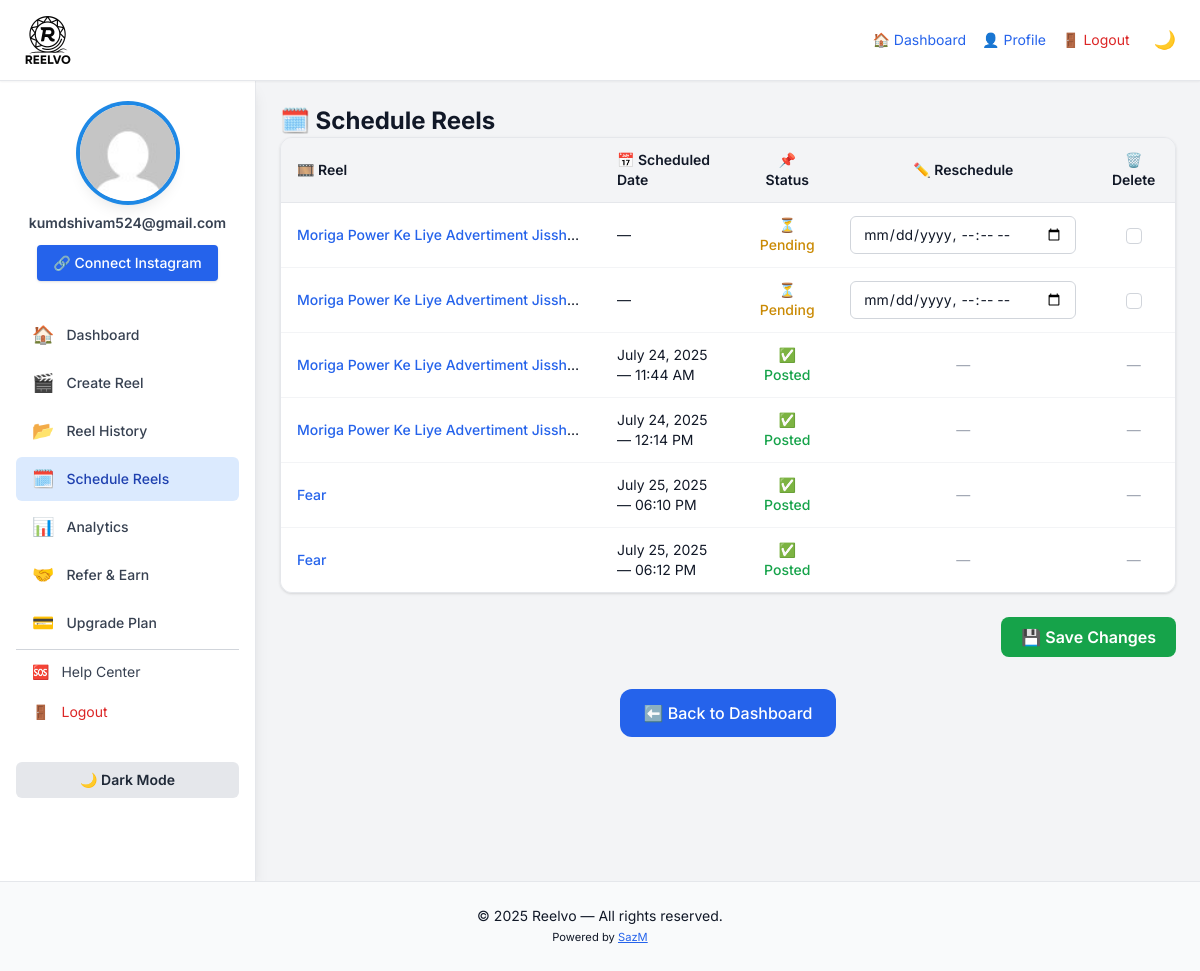
The app's page /schedule (signed in) with its own data.
### models/schedule.py (models this page shows, shortened)
class Schedule(db.Model, TimestampMixin):
    __tablename__ = 'schedules'
    id = db.Column(db.Integer, primary_key=True, autoincrement=True)
    user_id = db.Column(db.Integer, db.ForeignKey('users.id'), nullable=False)
    reel_id = db.Column(db.Integer, db.ForeignKey('reels.id'), nullable=False)
    scheduled_for = db.Column(db.DateTime, nullable=True)
    timezone = db.Column(db.String(50), default='Asia/Kolkata', nullable=False)
    retry_count = db.Column(db.Integer, default=0, nullable=False)
    status = db.Column(db.String(20), default='pending', nullable=False)  # Values: pending/processing/posted/failed
    error_log = db.Column(db.Text)
    __table_args__ = (
        db.CheckConstraint("status IN ('pending', 'processing', 'posted', 'failed')"),
        db.Index('idx_schedule_time', 'scheduled_for'),
        db.Index('idx_schedule_status', 'status'),
        db.Index('idx_schedule_user', 'user_id'),
    )

### routes/schedule.py (the view)
@schedule_bp.route("/schedule", methods=["GET"])
def list_scheduled_jobs_view():
    user_id = get_user_id()
    if not user_id:
        return redirect(url_for("auth.index"))
    schedules = Schedule.query.filter_by(user_id=user_id)\
        .order_by(Schedule.scheduled_for.asc()).all()
    for item in schedules:
        reel = Reel.query.get(item.reel_id)
        item.title = reel.title if reel else "Untitled Reel"
    current_app.logger.debug(
        f"[Schedule] user_id={user_id} loaded {len(schedules)} scheduled items."
    )
    return render_template(
        "schedule.html",
        user_id=user_id,
        scheduled=schedules
    )

### utils/auth_utils.py (called while the page is built)
def get_user_id() -> Optional[int]:
    user = session.get("user")
    return user.get("id") if user else None

### templates/schedule.html (shortened to what this page needs)
{% extends "base.html" %}
{% block heading %}
<span class="inline-flex items-center gap-2 text-2xl font-bold text-gray-900 dark:text-gray-600">
  🗓️ Schedule Reels
</span>
{% endblock %}
{% block content %}
<section class="space-y-8" role="region" aria-label="Scheduled Reels Section">
  {% if scheduled and scheduled|length > 0 %}
  <form method="post"
        action="{{ url_for('schedule.update_schedule') }}"
        aria-label="Scheduled Reels Management Form">
    <div class="overflow-x-auto border border-gray-200 dark:border-gray-700 rounded-xl shadow">
      <table class="min-w-full divide-y divide-gray-200 dark:divide-gray-700 text-sm text-gray-900 dark:text-gray-100">
        <thead class="bg-gray-100 dark:bg-gray-800">
          <tr class="text-left">
            <th class="px-4 py-3 font-semibold">🎞️ Reel</th>
            <th class="px-4 py-3 font-semibold">📅 Scheduled Date</th>
            <th class="px-4 py-3 font-semibold text-center">📌 Status</th>
            <th class="px-4 py-3 font-semibold text-center">✏️ Reschedule</th>
            <th class="px-4 py-3 font-semibold text-center">🗑️ Delete</th>
          </tr>
        </thead>
        <tbody class="divide-y divide-gray-100 dark:divide-gray-800 bg-white dark:bg-gray-900">
          {% for item in scheduled %}
          <tr class="hover:bg-gray-50 dark:hover:bg-gray-800 transition">
            <td class="px-4 py-3 max-w-xs truncate" title="{{ item.title }}">
              <span class="text-blue-600 dark:text-blue-400 font-medium">{{ item.title }}</span>
            </td>
            <td class="px-4 py-3">
              {% if item.scheduled_for %}
                {{ item.scheduled_for.strftime('%B %d, %Y — %I:%M %p') }}
              {% else %}
                —
              {% endif %}
            </td>
            <td class="px-4 py-3 text-center">
              {% if item.status == 'posted' %}
                <span class="inline-flex items-center gap-1 text-green-600 dark:text-green-400 font-medium">
                  ✅ Posted
                </span>
              {% elif item.status == 'failed' %}
                <span class="inline-flex items-center gap-1 text-red-600 dark:text-red-400 font-medium">
                  ❌ Failed
                </span>
              {% elif item.status == 'processing' %}
                <span class="inline-flex items-center gap-1 text-blue-600 dark:text-blue-400 font-medium">
                  🔄 Processing
                </span>
              {% else %}
                <span class="inline-flex items-center gap-1 text-yellow-600 dark:text-yellow-400 font-medium">
                  ⏳ Pending
                </span>
              {% endif %}
            </td>
            <td class="px-4 py-3 text-center">
              {% if item.status != 'posted' %}
              <input type="datetime-local"
                     id="reschedule_{{ item.id }}"
                     name="reschedule_{{ item.id }}"
                     value="{{ item.scheduled_for.strftime('%Y-%m-%dT%H:%M') if item.scheduled_for else '' }}"
                     class="px-3 py-2 rounded-md border border-gray-300 dark:border-gray-600 bg-white dark:bg-gray-800 text-gray-900 dark:text-gray-100 focus:outline-none focus:ring-2 focus:ring-blue-500 text-sm" />
              {% else %}
              <span class="text-gray-400 dark:text-gray-500">—</span>
              {% endif %}
            </td>
            <td class="px-4 py-3 text-center">
              {% if item.status != 'posted' %}
              <input type="checkbox"
                     id="delete_{{ item.id }}"
                     name="delete_{{ item.id }}"
                     class="accent-red-600 rounded border-gray-300 dark:border-gray-600 focus:ring-red-500"
                     aria-label="Delete {{ item.title }}">
              {% else %}
              <span class="text-gray-400 dark:text-gray-500">—</span>
              {% endif %}
            </td>
          </tr>
          {% endfor %}
        </tbody>
      </table>
    </div>
    <div class="mt-6 flex justify-end">
      <button type="submit"
              class="inline-flex items-center gap-2 bg-green-600 hover:bg-green-700 text-white px-5 py-2 rounded-lg font-semibold focus:outline-none focus:ring-2 focus:ring-green-500 transition">
        💾 Save Changes
      </button>
    </div>
  </form>
  {% else %}
    <div class="text-center text-gray-600 dark:text-gray-600 text-lg mt-8">
      ⚠️ You don’t have any scheduled reels.
    </div>
  {% endif %}
  <div class="mt-12 text-center">
    <a href="{{ url_for('dashboard.dashboard') }}"
       class="inline-flex items-center justify-center gap-2 bg-blue-600 hover:bg-blue-700 text-white px-6 py-3 rounded-xl font-medium transition"
       aria-label="Back to Dashboard">
      ⬅️ Back to Dashboard
    </a>
  </div>
</section>
{% endblock %}

### templates/base.html (style rules this page uses)
body { font-family: 'Inter', sans-serif; transition: background-color 0.3s ease, color 0.3s ease; }

### records on screen
Schedule: title "Moriga Power Ke Liye Advertiment Jissh…", status "⏳ Pending"
Schedule: title "Moriga Power Ke Liye Advertiment Jissh…", status "⏳ Pending"
Schedule: title "Moriga Power Ke Liye Advertiment Jissh…", scheduled_for "July 24, 2025 — 11:44 AM", status "✅ Posted"
Schedule: title "Moriga Power Ke Liye Advertiment Jissh…", scheduled_for "July 24, 2025 — 12:14 PM", status "✅ Posted"
Schedule: title "Fear", scheduled_for "July 25, 2025 — 06:10 PM", status "✅ Posted"
Schedule: title "Fear", scheduled_for "July 25, 2025 — 06:12 PM", status "✅ Posted"

### other values on screen
{{ user_email }} "kumdshivam524@gmail.com"
{{ icon }} "🏠" "🎬" "📂" "🗓️" "📊" "🤝" "💳"
{{ label }} "Dashboard" "Create Reel" "Reel History" "Schedule Reels" "Analytics" "Refer & Earn" "Upgrade Plan"
{{ current_year or 2025 }} "2025"
